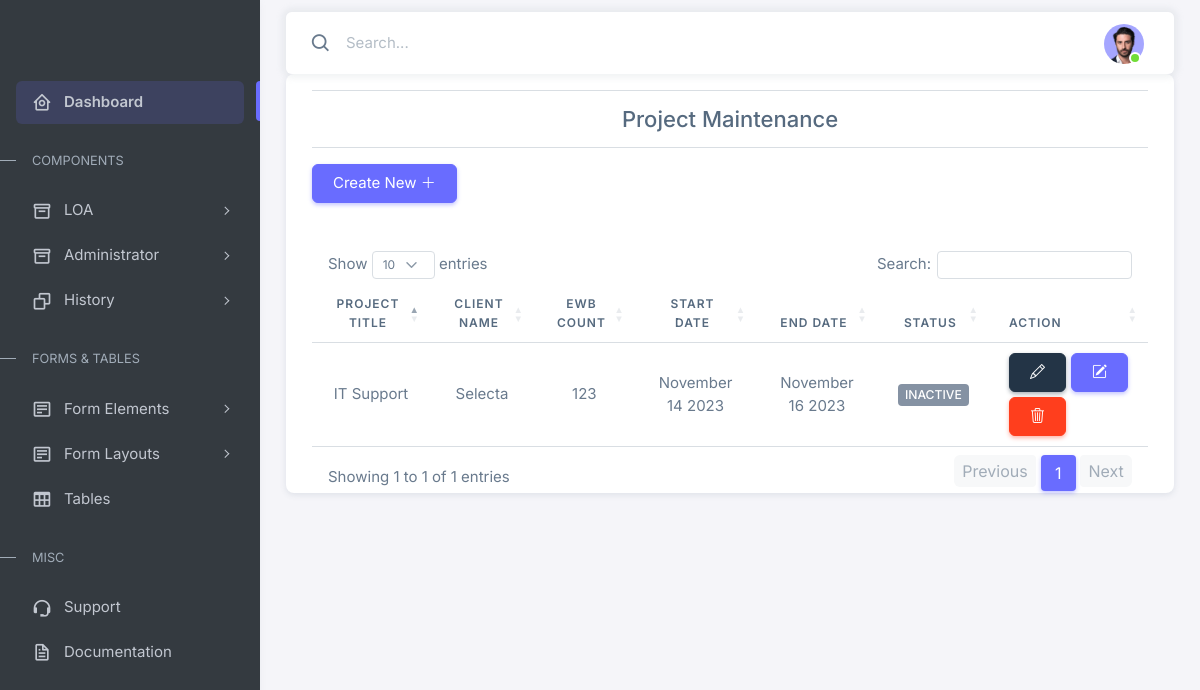
The app's page /admin/views/project.php (signed in) with its own data.
### tables this page shows
CREATE TABLE `client_project` (
  `id` int(11) NOT NULL,
  `project_title` varchar(255) NOT NULL,
  `client_company_name` varchar(255) NOT NULL,
  `ewb_count` tinyint(4) NOT NULL,
  `start_date` date NOT NULL,
  `end_date` date NOT NULL,
  `status` varchar(255) NOT NULL DEFAULT '1' COMMENT '0=active, 1=inactive',
  `is_deleted` int(11) DEFAULT '0',
  `date_created` timestamp NOT NULL DEFAULT CURRENT_TIMESTAMP
);

### admin/views/project.php (the view, shortened to what this page needs)
<?php
include '../../connect.php';
if (isset($_SESSION['username'], $_SESSION['password'])) {
?>
    <!DOCTYPE html>
    <html lang="en">
    <head>
        <?php include '../components/header.php'; ?>
    </head>
    <body>
        <div class="layout-wrapper layout-content-navbar">
            <div class="layout-container">
                <?php include '../components/sidebar.php'; ?>
                <div class="layout-page">
                    <?php include '../components/navbar.php'; ?>
                    <div class="content-wrapper">
                        <div class="container">
                            <div class="card">
                                <div class="container">
                                    <hr>
                                    <div class="title justify-content-center align-items-center mx-auto text-center">
                                        <h4 class="fs-4 justify-content-center align-">
                                            Project Maintenance
                                        </h4>
                                    </div>
                                    <hr>
                                    <div class="mb-5">
                                        <button type="button" class="btn btn-primary" data-bs-toggle="modal" data-bs-target="#addProject">Create New <i class="bi bi-plus-lg"></i></button>
                                    </div>
                                    <table class="table" id="example">
                                        <thead>
                                            <tr>
                                                <th class="text-center">Project Title</th>
                                                <th class="text-center">Client Name</th>
                                                <th class="text-center">EWB Count</th>
                                                <th class="text-center">Start Date</th>
                                                <th class="text-center">End Date</th>
                                                <th class="text-center">Status</th>
                                                <th>Action</th>
                                            </tr>
                                        </thead>
                                        <tbody>
                                            <?php
                                            $query = "SELECT *,
                                            DATE_FORMAT(start_date, '%M %d %Y') AS start_date,
                                            DATE_FORMAT(end_date, '%M %d %Y') as end_date
                                            FROM client_project";
                                            $result = $link->query($query);
                                            while ($row = $result->fetch_assoc()) {
                                            ?>
                                                <tr>
                                                    <td class="text-center"><?php echo $row['project_title'] ?></td>
                                                    <td class="text-center"><?php echo $row['client_company_name'] ?></td>
                                                    <td class="text-center"><?php echo $row['ewb_count'] ?></td>
                                                    <td class="text-center"><?php echo $row['start_date'] ?></td>
                                                    <td class="text-center"><?php echo $row['end_date'] ?></td>
                                                    <td class="text-center">
                                                        <?php
                                                        if ($row['status'] === '0') {
                                                            echo '<span class="badge bg-success">Active</span>';
                                                        } elseif($row['status'] === '1') {
                                                            echo '<span class="badge bg-secondary">Inactive</span>';
                                                        } elseif($row['status'] === '2') {
                                                            echo '<span class="badge bg-danger">Deleted</span>';
                                                        }
                                                        ?>
                                                    </td>
                                                    <td>
                                                        <?php
                                                        if ($row['is_deleted'] === '0') {
                                                        ?>
                                                            <div class="contains">
                                                                <?php
                                                                    if($row['status'] === '0'){
                                                                ?>
                                                                <div class="columns">
                                                                    <input type="hidden" name="changeProjectStatusInactiveID" class="changeProjectStatusInactiveID" id="changeProjectStatusInactiveID" value="<?php echo $row['id'] ?>">
                                                                    <button class="btn btn-dark btntooltips changeProjectStatusInactiveBtn" data-bs-toggle="modal" title="Change Project Status (Inactive)">
                                                                        <i class="bi bi-pencil"></i>
                                                                    </button>
                                                                </div>
                                                                <?php }else {?>
                                                                <div class="columns">
                                                                    <button class="btn btn-dark btntooltips changeProjectStatusActiveBtn" data-bs-toggle="modal" title="Change Project Status (Active)">
                                                                        <i class="bi bi-pencil"></i>
                                                                    </button>
                                                                </div>
                                                                <?php }?>
                                                                <div class="columns">
                                                                    <button class="btn btn-primary btntooltips" data-bs-toggle="modal" data-bs-target="#updateProject-<?php echo $row['id'] ?>" title="Edit Project">
                                                                        <i class="bi bi-pencil-square"></i>
                                                                    </button>
                                                                </div>
                                                                <div class="columns">
                                                                    <button class="btn btn-danger btntooltips deleteProjectBtn" title="Delete Project">
                                                                        <i class="bi bi-trash3"></i>
                                                                    </button>
                                                                </div>
                                                            </div>
                            <?php } ?>
                            </td>
                            </tr>
                        <?php } ?>
                        </tbody>
                        </table>
                            </div>
                        </div>
                    </div>
                </div>
            </div>
        </div>
        </div>
    </body>
    </html>
<?php
} else {
    header("Location: ../../index.php");
    exit(0);
}
?>

### admin/assets/css/demo.css (style rules this page uses)
.contains { display: grid !important; grid-template-columns: 0fr 0fr !important; grid-template-rows: 0fr 0fr !important; gap: 5px !important; margin: 0 auto !important; }

### records on screen
client_project: project_title "IT Support", client_company_name "Selecta", ewb_count "123", start_date "November 14 2023", end_date "November 16 2023", status "INACTIVE"
